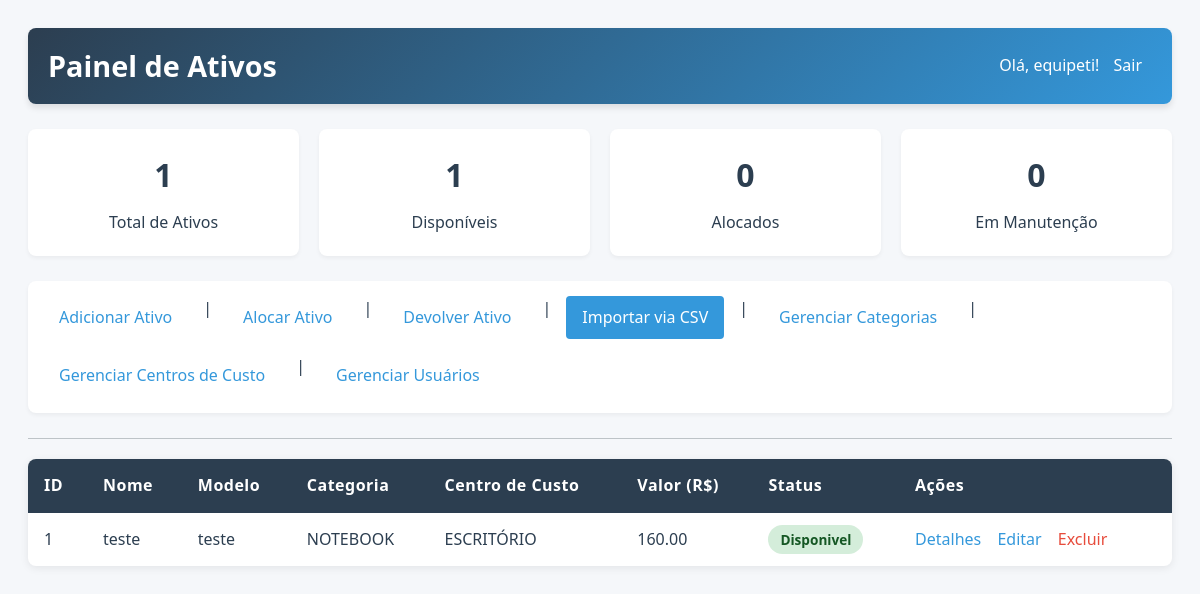
Page / (signed in) on the earlier database version.
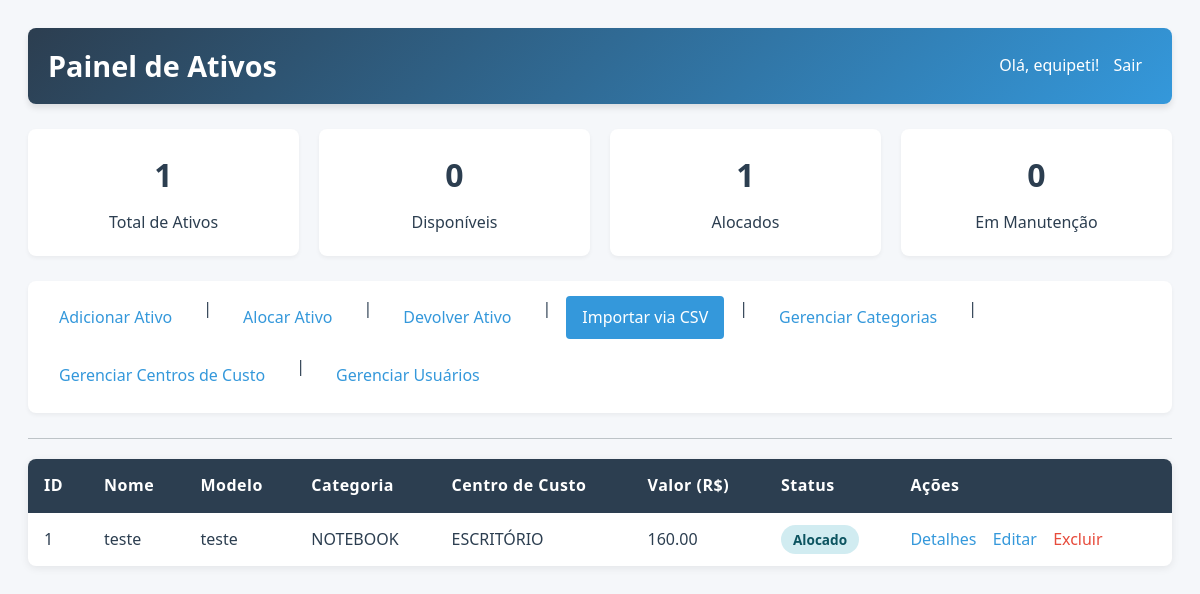
Same page on the later database version.
### tables this page shows
CREATE TABLE ativos (
                 id INTEGER PRIMARY KEY, nome TEXT NOT NULL, descricao TEXT, categoria_id INTEGER, 
                 centro_custo_id INTEGER, modelo TEXT, valor REAL, numero_serie TEXT, 
                 data_aquisicao DATE, status TEXT DEFAULT 'Disponivel', patrimonio TEXT, 
                 numero_chip TEXT, imei1 TEXT, imei2 TEXT,
                 FOREIGN KEY (categoria_id) REFERENCES categorias(id),
                 FOREIGN KEY (centro_custo_id) REFERENCES centros_custo(id));

CREATE TABLE categorias (id INTEGER PRIMARY KEY, nome TEXT NOT NULL UNIQUE);

CREATE TABLE centros_custo (id INTEGER PRIMARY KEY, nome TEXT NOT NULL UNIQUE);

### gestor_ativos_ti.py (the view)
@app.route('/')
@login_required
def index():
    query = """
        SELECT a.id, a.nome, cat.nome as categoria, cc.nome as centro_custo, a.modelo, a.valor, a.status
        FROM ativos a
        LEFT JOIN categorias cat ON a.categoria_id = cat.id
        LEFT JOIN centros_custo cc ON a.centro_custo_id = cc.id
    """
    return render_template('index.html', ativos=db_query(query))

### gestor_ativos_ti.py (called while the page is built)
@login_manager.user_loader
def load_user(user_id):
    conn = sqlite3.connect('ativos_ti.db')
    c = conn.cursor()
    c.execute("SELECT id, nome FROM usuarios WHERE id = ?", (user_id,))
    user_data = c.fetchone()
    conn.close()
    if user_data:
        return User(id=user_data[0], nome=user_data[1])
    return None

def db_query(query, params=(), fetchone=False, commit=False):
    conn = sqlite3.connect('ativos_ti.db')
    conn.row_factory = sqlite3.Row
    c = conn.cursor()
    c.execute(query, params)
    result = c.fetchone() if fetchone else c.fetchall()
    if commit:
        conn.commit()
    conn.close()
    return result

### templates/index.html (shortened to what this page needs)
<!DOCTYPE html>
<html>
<head>
</head>
<body>
    <div class="header-bar">
        <h1>Painel de Ativos</h1>
        <span>Olá, {{ current_user.nome }}! <a href="{{ url_for('logout') }}">Sair</a></span>
    </div>
    <div class="stats-container">
        <div class="stat-card">
            <h3>{{ ativos|length }}</h3>
            <p>Total de Ativos</p>
        </div>
        <div class="stat-card">
            <h3>{{ ativos|selectattr('status', 'equalto', 'Disponivel')|list|length }}</h3>
            <p>Disponíveis</p>
        </div>
        <div class="stat-card">
            <h3>{{ ativos|selectattr('status', 'equalto', 'Alocado')|list|length }}</h3>
            <p>Alocados</p>
        </div>
        <div class="stat-card">
            <h3>{{ ativos|selectattr('status', 'equalto', 'Em Manutenção')|list|length }}</h3>
            <p>Em Manutenção</p>
        </div>
    </div>
    <div class="nav">
        <a href="{{ url_for('adicionar_ativo') }}">Adicionar Ativo</a> |
        <a href="{{ url_for('alocar_ativo') }}">Alocar Ativo</a> |
        <a href="{{ url_for('devolver_ativo') }}">Devolver Ativo</a> |
        <a href="{{ url_for('importar_csv') }}" class="highlight">Importar via CSV</a> |
        <a href="{{ url_for('listar_categorias') }}">Gerenciar Categorias</a> |
        <a href="{{ url_for('listar_centros_custo') }}">Gerenciar Centros de Custo</a> |
        <a href="{{ url_for('listar_usuarios') }}">Gerenciar Usuários</a>
    </div>
    <hr>
    <table>
        <thead>
            <tr>
                <th>ID</th>
                <th>Nome</th>
                <th>Modelo</th>
                <th>Categoria</th>
                <th>Centro de Custo</th>
                <th>Valor (R$)</th>
                <th>Status</th>
                <th>Ações</th>
            </tr>
        </thead>
        <tbody>
            {% for ativo in ativos %}
            <tr>
                <td>{{ ativo.id }}</td>
                <td>{{ ativo.nome }}</td>
                <td>{{ ativo.modelo or 'N/A' }}</td>
                <td>{{ ativo.categoria or 'N/A' }}</td>
                <td>{{ ativo.centro_custo or 'N/A' }}</td>
                <td>{{ "%.2f"|format(ativo.valor|float) if ativo.valor else 'N/A' }}</td>
                <td><span class="status-badge status-{{ ativo.status|lower|replace(' ', '-') }}">{{ ativo.status }}</span></td>
                <td>
                    <a href="{{ url_for('detalhes_ativo', id=ativo.id) }}">Detalhes</a>
                    <a href="{{ url_for('editar_ativo', id=ativo.id) }}">Editar</a>
                    <a href="{{ url_for('excluir_ativo', id=ativo.id) }}" onclick="return confirm('Tem certeza?');">Excluir</a>
                </td>
            </tr>
            {% else %}
            <tr>
                <td colspan="8" class="empty-state">Nenhum ativo encontrado.</td>
            </tr>
            {% endfor %}
        </tbody>
    </table>
</body>
</html>

Differences in the rows shown:
changed ativos "teste": status "Disponivel" → "Alocado"
Other differences:
{{ ativos|selectattr('status', 'equalto', 'Disponivel')|list|length }}: "1" → "0"
{{ ativos|selectattr('status', 'equalto', 'Alocado')|list|length }}: "0" → "1"
